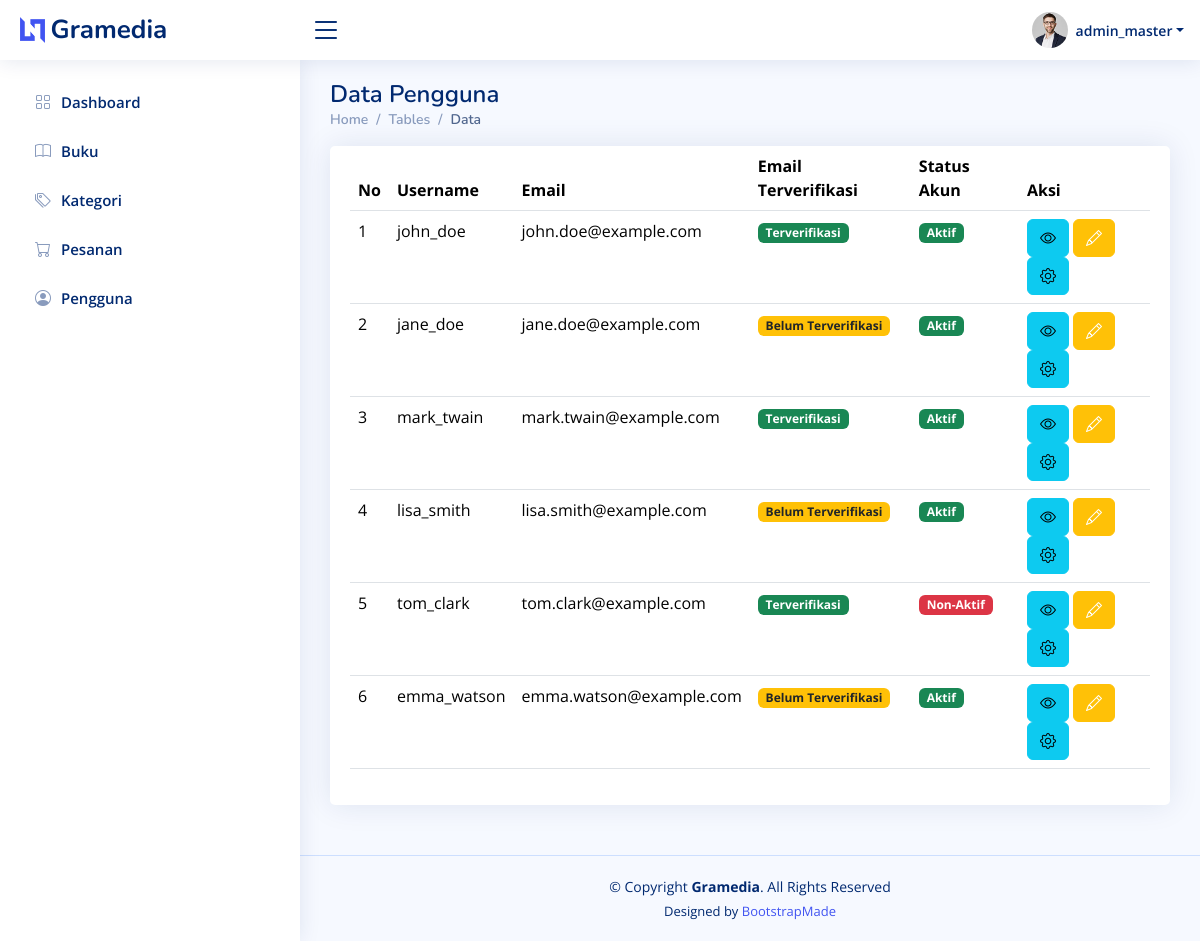
Page /admin/tables-pengguna.php (signed in) on the committed database.
### tables this page shows
CREATE TABLE `users` (
  `id_user` INT(11) NOT NULL AUTO_INCREMENT,
  `username` VARCHAR(50) NOT NULL,
  `password` VARCHAR(255) NOT NULL,
  `email` VARCHAR(100) NOT NULL,
  `email_verified` TINYINT(1) DEFAULT 0,
  `verification_token` VARCHAR(255),
  `isActive` TINYINT(1) DEFAULT 1,
  PRIMARY KEY (`id_user`)
);

### admin/tables-pengguna.php (the view, shortened to what this page needs)
<?php
require_once("../koneksi.php");
?>
<!DOCTYPE html>
<html lang="en">
<head>
  <link
    href="assets/vendor/bootstrap/css/bootstrap.min.css"
    rel="stylesheet" />
  <link
    href="assets/vendor/bootstrap-icons/bootstrap-icons.css"
    rel="stylesheet" />
  <link href="assets/vendor/boxicons/css/boxicons.min.css" rel="stylesheet" />
  <link href="assets/vendor/quill/quill.snow.css" rel="stylesheet" />
  <link href="assets/vendor/quill/quill.bubble.css" rel="stylesheet" />
  <link href="assets/vendor/remixicon/remixicon.css" rel="stylesheet" />
  <link href="assets/vendor/simple-datatables/style.css" rel="stylesheet" />
  <link href="assets/css/style.css" rel="stylesheet" />
</head>
<body>
  <?php
  include 'header.php';
  include 'sidebar.php';
  ?>
  <main id="main" class="main">
    <div class="pagetitle">
      <h1>Data Pengguna</h1>
      <nav>
        <ol class="breadcrumb">
          <li class="breadcrumb-item"><a href="index.php">Home</a></li>
          <li class="breadcrumb-item">Tables</li>
          <li class="breadcrumb-item active">Data</li>
        </ol>
      </nav>
    </div>
    <section class="section">
      <div class="row">
        <div class="col-lg-12">
          <div class="card">
            <div class="card-body">
              <table class="table datatable">
                <thead>
                  <tr>
                    <th>No</th>
                    <th>Username</th>
                    <th>Email</th>
                    <th>Email Terverifikasi</th>
                    <th>Status Akun</th>
                    <th>Aksi</th>
                  </tr>
                </thead>
                <tbody>
                  <?php
                  $sql_users = "SELECT * FROM users";
                  $query_users = mysqli_query($koneksi, $sql_users);
                  $no = 1;
                  while ($row = mysqli_fetch_array($query_users)) {
                  ?>
                    <tr>
                      <td><?php echo $no; ?></td>
                      <td><?php echo htmlspecialchars($row['username']); ?></td>
                      <td><?php echo htmlspecialchars($row['email']); ?></td>
                      <td>
                        <?php
                        if ($row['email_verified'] == 1) {
                          echo '<span class="badge bg-success">Terverifikasi</span>';
                        } else {
                          echo '<span class="badge bg-warning text-dark">Belum Terverifikasi</span>';
                        }
                        ?>
                      </td>
                      <td>
                        <?php
                        if ($row['isActive'] == 1) {
                          echo '<span class="badge bg-success">Aktif</span>';
                        } else {
                          echo '<span class="badge bg-danger">Non-Aktif</span>';
                        }
                        ?>
                      </td>
                      <td>
                        <button class="btn btn-info btn-view-user" data-id="<?php echo $row['id_user']; ?>" data-bs-toggle="modal" data-bs-target="#modalDetailUser<?php echo $row['id_user']; ?>" title="Lihat Detail">
                          <i class="bi bi-eye"></i>
                        </button>
                        <button class="btn btn-warning">
                          <a href="forms-pengguna.php?id_user=<?php echo $row['id_user']; ?>" class="text-decoration-none text-white" title="Ubah Info Pengguna">
                            <i class="bi bi-pencil"></i>
                          </a>
                        </button>
                        <button class="btn btn-info" data-bs-toggle="modal" data-bs-target="#modalUpdateUser<?php echo $row['id_user']; ?>" title="Ubah Status Pengguna">
                          <i class="bi bi-gear"></i>
                        </button>
                      </td>
                    </tr>
                  <?php
                    $no++;
                  }
                  ?>
                </tbody>
              </table>
            </div>
          </div>
        </div>
      </div>
    </section>
  </main>
  <?php
  include 'footer.php';
  ?>
</body>
</html>

### admin/header.php (shortened to what this page needs)
<header id="header" class="header fixed-top d-flex align-items-center">
    <div class="d-flex align-items-center justify-content-between">
        <a href="index.php" class="logo d-flex align-items-center">
            <img src="assets/img/logo.png" alt="" />
            <span class="d-none d-lg-block">Gramedia</span>
        </a>
        <i class="bi bi-list toggle-sidebar-btn"></i>
    </div>
    <nav class="header-nav ms-auto">
        <ul class="d-flex align-items-center">
            <li class="nav-item dropdown pe-3">
                <a
                    class="nav-link nav-profile d-flex align-items-center pe-0"
                    href="#"
                    data-bs-toggle="dropdown">
                    <img
                        src="assets/img/profile-img.jpg"
                        alt="Profile"
                        class="rounded-circle" />
                    <span class="d-none d-md-block dropdown-toggle ps-2"><?php echo $_SESSION['admin_username']; ?></span> </a>
            </li>
        </ul>
    </nav>
</header>

### admin/sidebar.php (shortened to what this page needs)
<aside id="sidebar" class="sidebar">
    <ul class="sidebar-nav" id="sidebar-nav">
        <li class="nav-item">
            <a class="nav-link collapsed" href="index.php">
                <i class="bi bi-grid"></i>
                <span>Dashboard</span>
            </a>
        </li>
        <?php if ($_SESSION['admin_role'] == 'admin' || $_SESSION['admin_role'] == 'atasan'): ?>
            <li class="nav-item">
                <a class="nav-link collapsed" href="tables-buku.php">
                    <i class="bi bi-book"></i>
                    <span>Buku</span>
                </a>
            </li>
        <?php endif; ?>
        <?php if ($_SESSION['admin_role'] == 'admin'): ?>
            <li class="nav-item">
                <a class="nav-link collapsed" href="tables-kategori.php">
                    <i class="bi bi-tags"></i>
                    <span>Kategori</span>
                </a>
            </li>
        <?php endif; ?>
        <li class="nav-item">
            <a class="nav-link collapsed" href="tables-pesanan.php">
                <i class="bi bi-cart"></i>
                <span>Pesanan</span>
            </a>
        </li>
        <?php if ($_SESSION['admin_role'] == 'admin'): ?>
            <li class="nav-item">
                <a class="nav-link collapsed" href="tables-pengguna.php">
                    <i class="bi bi-person-circle"></i>
                    <span>Pengguna</span>
                </a>
            </li>
        <?php endif; ?>
    </ul>
</aside>

### admin/footer.php
<footer id="footer" class="footer">
    <div class="copyright">
        &copy; Copyright <strong><span>Gramedia</span></strong>. All Rights Reserved
    </div>
    <div class="credits">
        Designed by <a href="https://bootstrapmade.com/">BootstrapMade</a>
    </div>
</footer>

### admin/assets/css/style.css (style rules this page uses)
:root { scroll-behavior: smooth; }
body { font-family: "Open Sans", sans-serif; background: #f6f9ff; color: #444444; }
a { color: #4154f1; text-decoration: none; }
h1, h2, h3, h4, h5, h6 { font-family: "Nunito", sans-serif; }
#main { margin-top: 60px; padding: 20px 30px; transition: all 0.3s; }
.pagetitle { margin-bottom: 10px; }
.pagetitle h1 { font-size: 24px; margin-bottom: 0; font-weight: 600; color: #012970; }
.card { margin-bottom: 30px; border: none; border-radius: 5px; box-shadow: 0px 0 30px rgba(1, 41, 112, 0.1); }
.card-body { padding: 0 20px 20px 20px; }
.breadcrumb { font-size: 14px; font-family: "Nunito", sans-serif; color: #899bbd; font-weight: 600; }
.breadcrumb a { color: #899bbd; transition: 0.3s; }
.breadcrumb .breadcrumb-item::before { color: #899bbd; }
.breadcrumb .active { color: #51678f; font-weight: 600; }
.logo { line-height: 1; }
@media (min-width: 1200px) { .logo { width: 280px; } }
.logo img { max-height: 26px; margin-right: 6px; }
.logo span { font-size: 26px; font-weight: 700; color: #012970; font-family: "Nunito", sans-serif; }
.header { transition: all 0.5s; z-index: 997; height: 60px; box-shadow: 0px 2px 20px rgba(1, 41, 112, 0.1); background-color: #fff; padding-left: 20px; }
.header .toggle-sidebar-btn { font-size: 32px; padding-left: 10px; cursor: pointer; color: #012970; }
.header-nav ul { list-style: none; }
.header-nav>ul { margin: 0; padding: 0; }
.header-nav .nav-profile { color: #012970; }
.header-nav .nav-profile img { max-height: 36px; }
.header-nav .nav-profile span { font-size: 14px; font-weight: 600; }
.sidebar { position: fixed; top: 60px; left: 0; bottom: 0; width: 300px; z-index: 996; transition: all 0.3s; padding: 20px; overflow-y: auto; scrollbar-width: thin; scrollbar-color: #aab7cf transparent; box-shadow: 0px 0px 20px rgba(1, 41, 112, 0.1); background-color: #fff; }
@media (min-width: 1200px) { #main, #footer { margin-left: 300px; } }
.sidebar-nav { padding: 0; margin: 0; list-style: none; }
.sidebar-nav li { padding: 0; margin: 0; list-style: none; }
.sidebar-nav .nav-item { margin-bottom: 5px; }
.sidebar-nav .nav-link { display: flex; align-items: center; font-size: 15px; font-weight: 600; color: #4154f1; transition: 0.3; background: #f6f9ff; padding: 10px 15px; border-radius: 4px; }
.sidebar-nav .nav-link i { font-size: 16px; margin-right: 10px; color: #4154f1; }
.sidebar-nav .nav-link.collapsed { color: #012970; background: #fff; }
.sidebar-nav .nav-link.collapsed i { color: #899bbd; }
.footer { padding: 20px 0; font-size: 14px; transition: all 0.3s; border-top: 1px solid #cddfff; }
.footer .copyright { text-align: center; color: #012970; }
.footer .credits { padding-top: 5px; text-align: center; font-size: 13px; color: #012970; }

### rows in the picture
users: username "john_doe", email "john.doe@example.com", email_verified "Terverifikasi", isActive "Aktif"
users: username "jane_doe", email "jane.doe@example.com", email_verified "Belum Terverifikasi", isActive "Aktif"
users: username "mark_twain", email "mark.twain@example.com", email_verified "Terverifikasi", isActive "Aktif"
users: username "lisa_smith", email "lisa.smith@example.com", email_verified "Belum Terverifikasi", isActive "Aktif"
users: username "tom_clark", email "tom.clark@example.com", email_verified "Terverifikasi", isActive "Non-Aktif"
users: username "emma_watson", email "emma.watson@example.com", email_verified "Belum Terverifikasi", isActive "Aktif"

### other values in the picture
$_SESSION['admin_username'] "admin_master"
